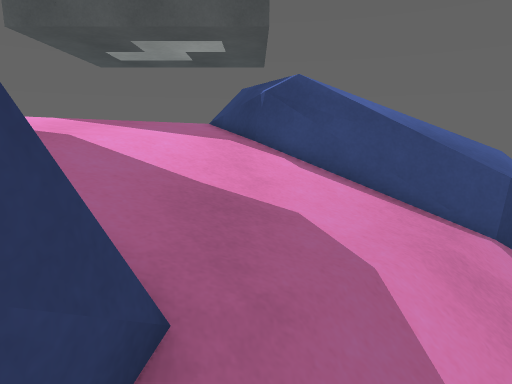
view 1 (above)

22 first-person views from a walk through a 3-D level made in the Unity game engine. The camera is 1.4 m above the floor, tilts 10° down and sees 75° across. The floor is counted in squares, 0.5 m on a side. Each view is taken from the middle of a square. On the plan, view 1 faces up. The plan holds only what a view shows up to about 20 squares ahead; the rest is blank. The place goes on beyond the plan. The player character is not drawn. Surface patterns are stand-ins for the level's own textures.

view 2
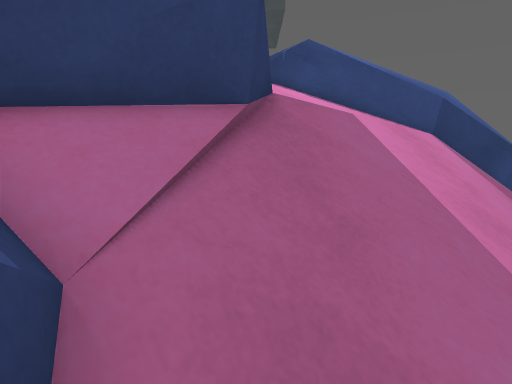

view 3
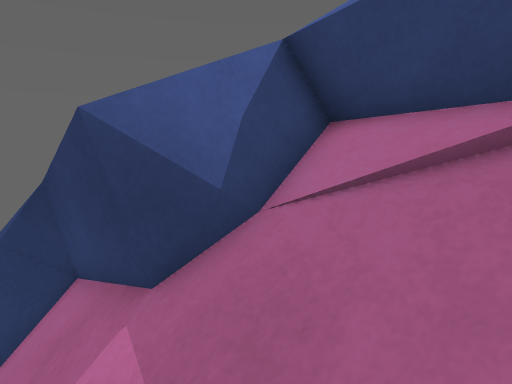

view 4
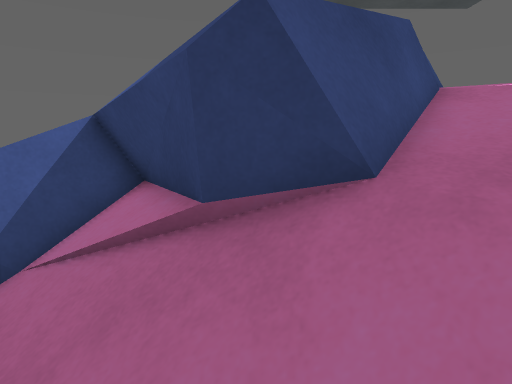

view 5
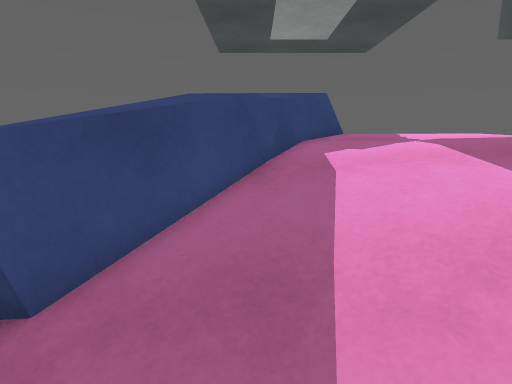

view 6
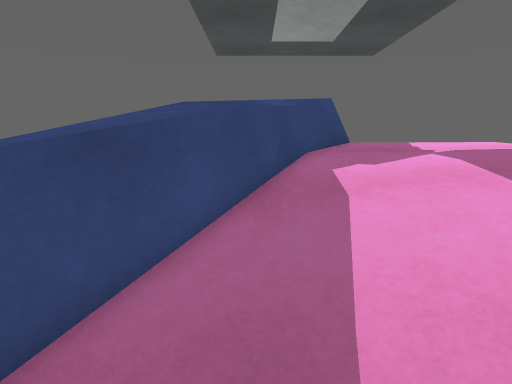

view 7
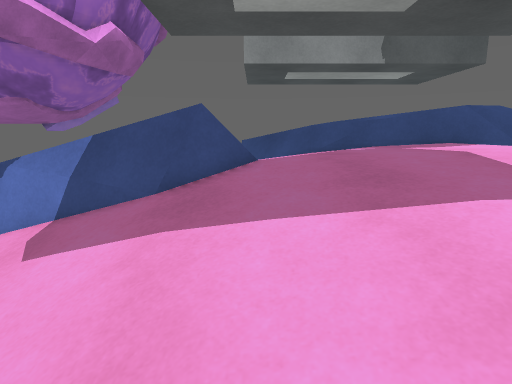

view 8
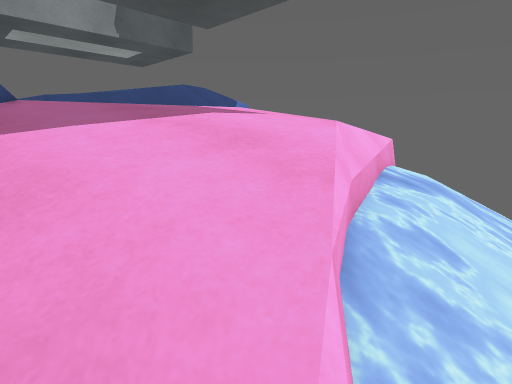

view 9
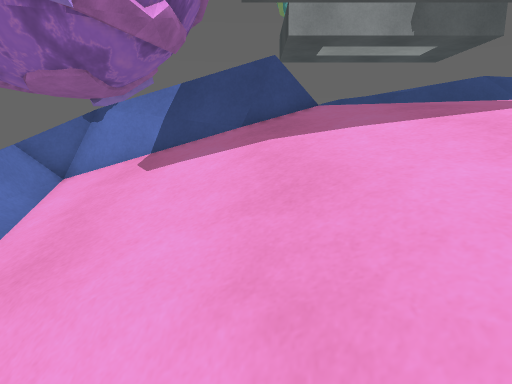

view 10
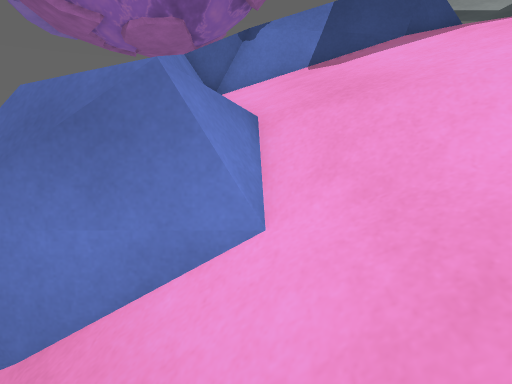

view 11
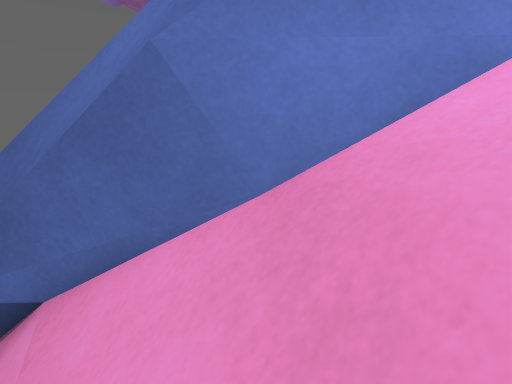

view 12
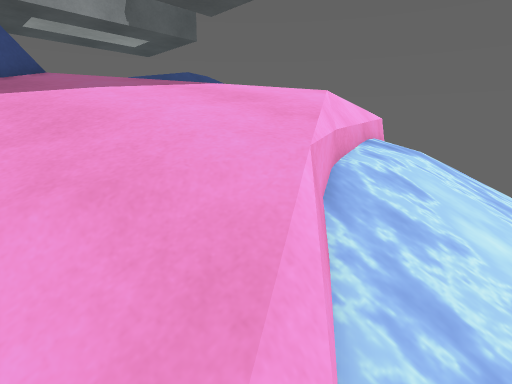

view 13
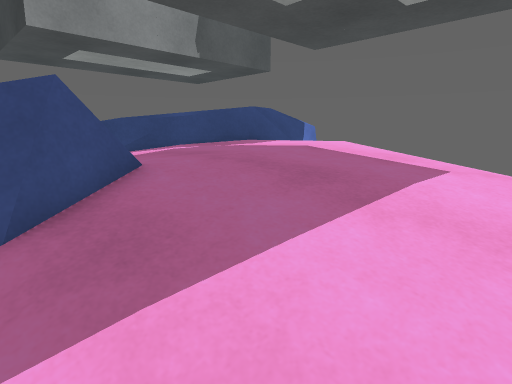

view 14
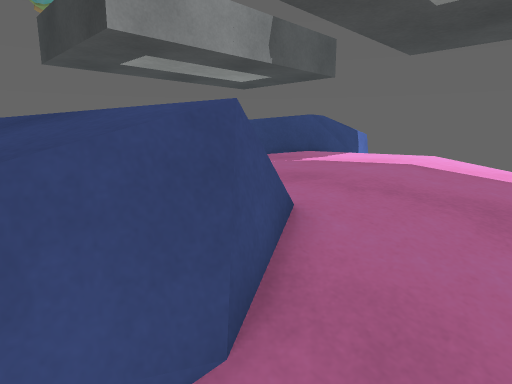

view 15
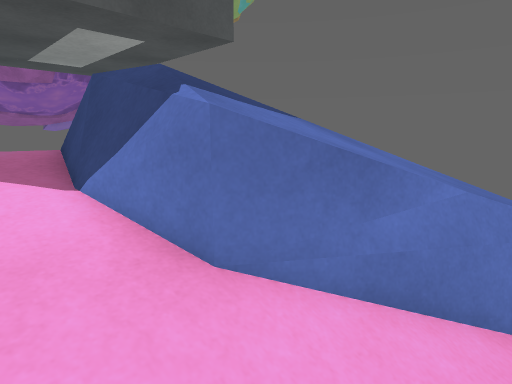

view 16
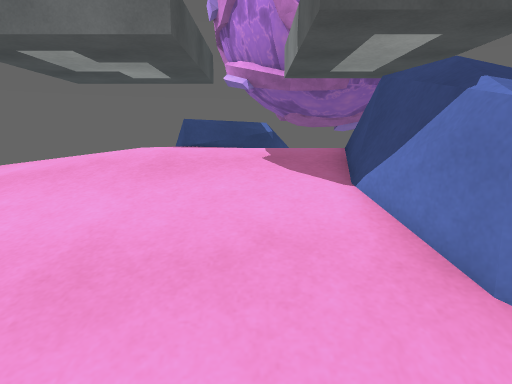

view 17
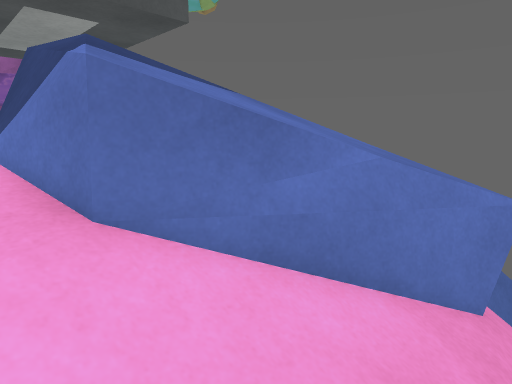

view 18
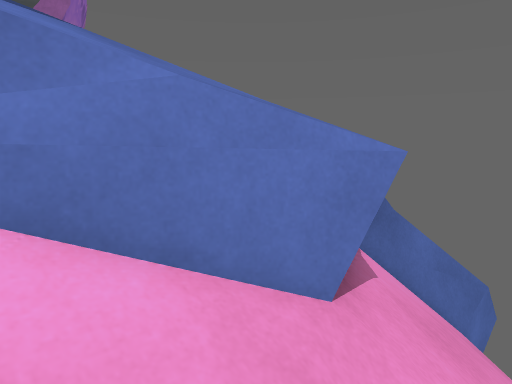

view 19
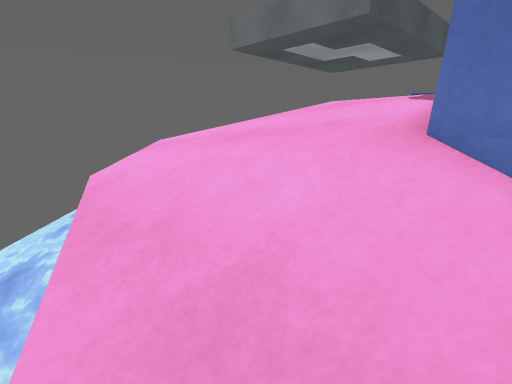

view 20
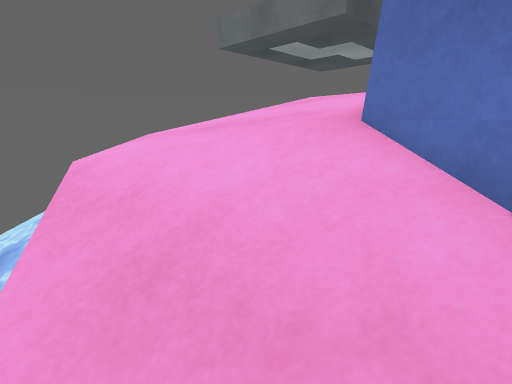

view 21
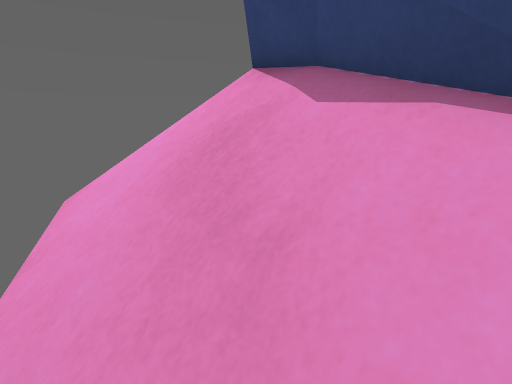

view 22
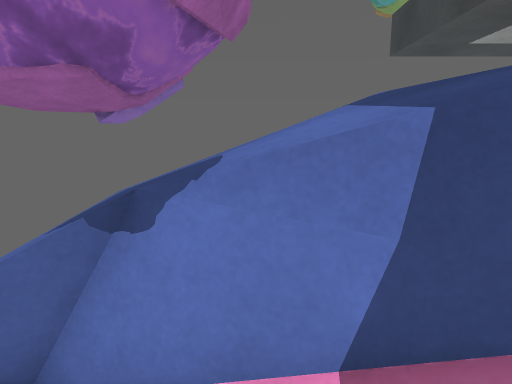

### Floor plan
Key: @ floor where view 1 was taken; # wall or solid block; x gap in a wall; . main floor; - floor 0.25 m lower than the main floor; : floor 0.5 m higher than the main floor; _ floor 0.75 m lower than the main floor; + floor 1 m higher than the main floor; < floor 1.5 m lower than the main floor; ( floor 3 m lower than the main floor; / step, stairs or slope; = window, fence, low wall or low ledge; ≈ water the walk keeps out of; ^ raised ledge; v drop or lower ground; B grey block; O other object.
Columns run from 24 left of view 1 to 13 right of it. Each row starts with its distance up from view 1.
 27                     ≈≈   /   /  /
 26               ≈≈≈≈≈≈≈≈≈≈/
 25            ≈≈≈≈≈≈≈≈≈≈≈≈/// ///////
 24            ≈≈≈≈≈≈≈≈≈≈///////////////
 23             ≈≈≈≈≈≈≈≈__///////=######v
 22            ≈≈≈≈≈≈_-____//////## #####v
 21     ≈      ≈≈≈  ----___///////     ###
 20     ≈≈          ..----__//////
 19    ≈≈≈        ......---_///////
 18    ≈≈≈       ........---///////
 17    ≈≈≈    -............--//////=
 16    ≈≈      .............==##//#=
 15    ≈≈       ...........=^======-
 14    ≈≈       ...BB......#B+::...-
 13   ≈≈/       ............++::...=
 12   ≈≈//_--...............++::..^^=
 11   ≈////--...............=++:.^^O
 10   ≈////--....BB.........=##: ^^O_
  9   ≈////=====x..........-/==^##O__
  8    ////^^^^^^=.........////=##_vv
  7   ////=^^^^ ^^^=......////// =<
  6   / /=^^^^^ ^^^^=x#..////////<vvv
  5    //=^^^^  ^^ ^^^^x#-///////<vv
  4    /=^^^^^  ^^  ^^^^==_/////  v
  3 ≈///^^^^^        ^^^^==#////
  2 ≈///^^^^^          ^^^#=////
  1 ≈////^                ^#////
  0 ≈/////^              ^^^@///
 -1  /////^             ^^^/////
 -2    ////^           ^#<x////
 -3    ///=^            ###////
 -4    ///#^             #=//
 -5     /=^              ^^/
 -6      #^             ^^/
 -7     v^             ^^(
 -8     v^             ^vv
 -9     v              =

Where each view was taken, in squares from view 1:
view 1: 0 up, 0 right, facing up
view 2: 5 down, 1 left, facing up
view 3: 3 down, 2 right, facing left
view 4: 1 up, 3 right, facing left
view 5: 5 up, 3 right, facing left
view 6: 5 up, 2 right, facing left
view 7: 24 up, 2 left, facing down
view 8: 26 up, 0 right, facing down-left
view 9: 26 up, 0 right, facing down
view 10: 27 up, 5 right, facing down
view 11: 27 up, 8 right, facing down
view 12: 27 up, 1 right, facing down-left
view 13: 21 up, 1 right, facing down-left
view 14: 18 up, 2 right, facing down-left
view 15: 11 up, 20 left, facing down-right
view 16: 11 up, 20 left, facing right
view 17: 10 up, 21 left, facing down-right
view 18: 7 up, 22 left, facing down-right
view 19: 7 up, 22 left, facing up-right
view 20: 6 up, 22 left, facing up-right
view 21: 4 down, 20 left, facing up
view 22: 18 up, 4 right, facing down
